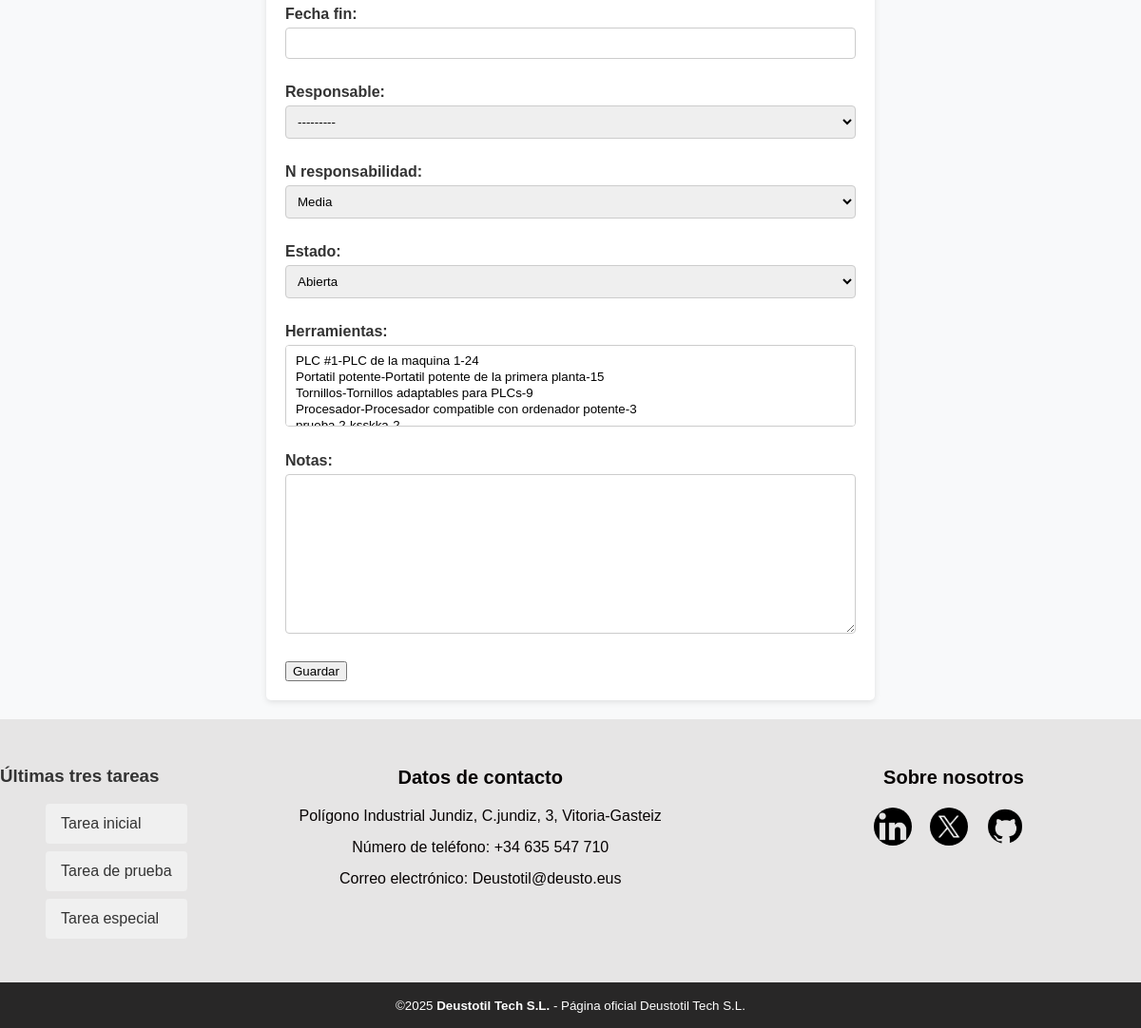
The page /AppDjango/tareas/crear/ (lower part) on the database as committed earlier.
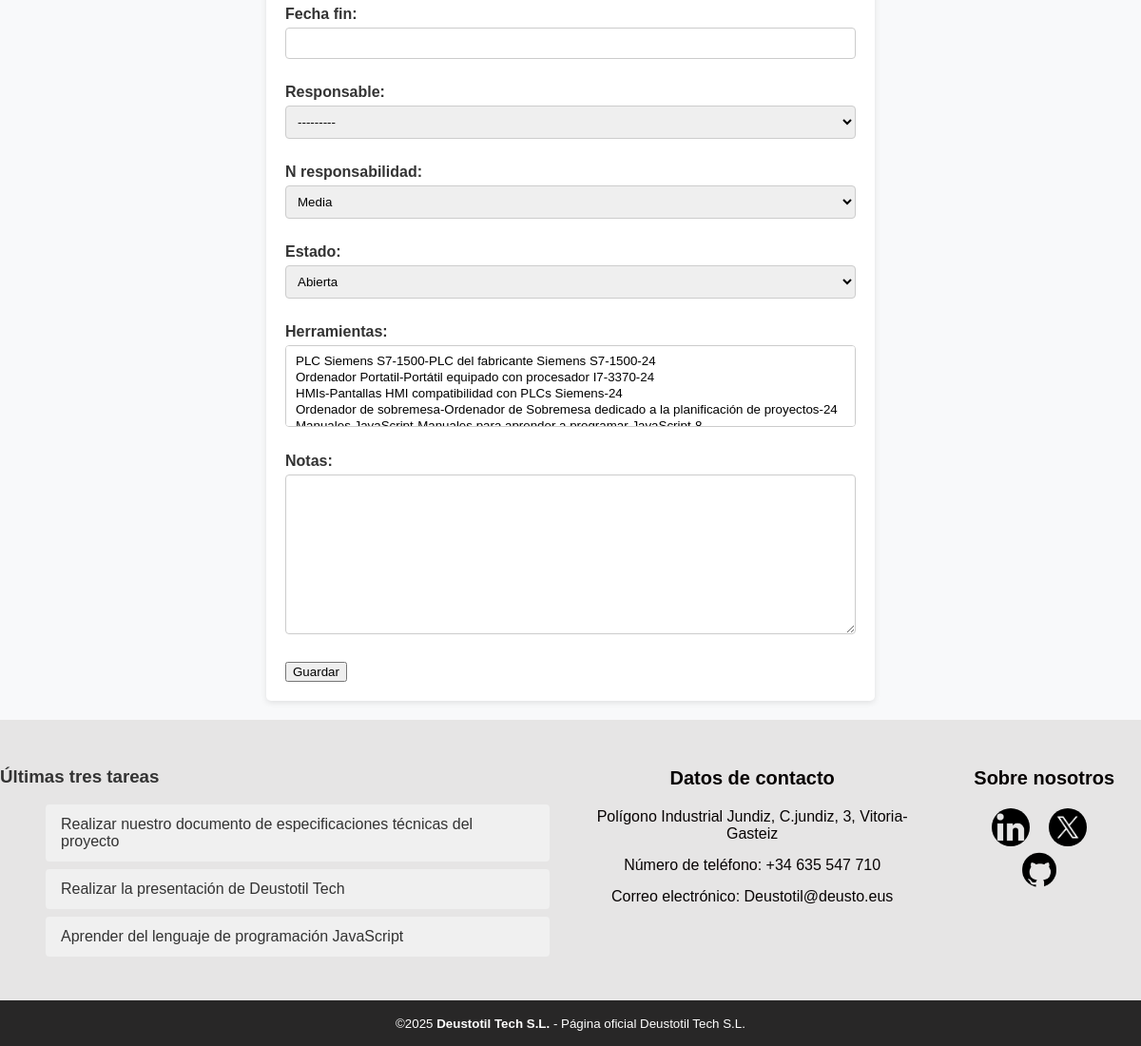
The same page on the database as committed later.
### AppDjango/models.py (models this page shows, shortened)
class Tarea(models.Model):
    Proyecto = models.ForeignKey(Proyecto, on_delete=models.CASCADE, related_name= "tareas")
    nombre = models.CharField(max_length=100)
    descripcion = models.CharField(max_length=500)
    fecha_inicio = models.DateTimeField("Fecha inicio")
    fecha_fin = models.DateTimeField("Fecha fin")
    responsable = models.ForeignKey(Empleado, on_delete=models.CASCADE, related_name= "tareas")
    n_responsabilidad = models.CharField(max_length=10,choices=PRIORIDAD_ELECCION, default='media')
    estado = models.CharField(max_length=20, choices=ESTADO_TAREA, default='abierta')
    herramientas =models.ManyToManyField(Herramienta, related_name="herramientas")
    notas = models.TextField(max_length=500)

### AppDjango/views.py (the view)
# urls.py: path('tareas/crear/', TareaCreateView.as_view(), name='crear-tarea'),
class TareaCreateView(CreateView):
    model = Tarea
    template_name = 'crear-tarea.html'
    form_class = TareaForm
    success_url = reverse_lazy('tareas')
    context_object_name = 'tarea'
    def get_context_data(self, **kwargs):
        context = super().get_context_data(**kwargs)
        context['ultimas_tareas'] = Tarea.objects.order_by('-id')[:3]
        return context

### AppDjango/forms.py
class TareaForm(forms.ModelForm):
    class Meta:
        model = Tarea
        fields = '__all__'

### AppDjango/models.py (called while the page is built)
    def __str__(self):
        return f"{self.dni}- {self.nombre}- {self.apellidos}- {self.email}- {self.telefono}"

    def __str__(self):
        return f"{self.nombre}- {self.descripcion}- {self.fecha_inicio}- {self.fecha_fin}- {self.presupuesto}- {self.cliente}"

    def __str__(self):
        return f"{self.nombre}-{self.descripcion}-{self.horas_disponibilidad}"

### AppDjango/templates/crear-tarea.html (shortened to what this page needs)
{%extends 'base.html'%}
{%block contenido%}
    <div class="formulario">
        <form action="{% url 'crear-tarea'%}" method="POST">
            {{form.as_p}}
            <button type="submit"> Guardar </button>
        </form>
    </div>
{%endblock %}
{% block footer_contenido %}
    <div class="ultimos-registros">
        <h3>Últimas tres tareas</h3>
        <ul>
            {% for tarea in ultimas_tareas %}
                <li>
                    <a href="{% url 'detalle_tarea' tarea.pk %}">{{ tarea.nombre }}</a>
                </li>
            {% empty %}
                <li>No existen tareas</li>
            {% endfor %}
        </ul>
    </div>
{% endblock %}

Rows that differ between the two databases and show on the page:
no longer on this page (row edited): Tarea: nombre "Tarea inicial"
removed Tarea: nombre "Tarea de prueba"
no longer on this page (row edited): Tarea: nombre "Tarea especial"
added Tarea: nombre "Realizar nuestro documento de especificaciones técnicas del proyecto"
added Tarea: nombre "Realizar la presentación de Deustotil Tech"
added Tarea: nombre "Aprender del lenguaje de programación JavaScript"
Other text that changed with them:
form field herramientas: "PLC #1-PLC de la maquina 1-24 / Portatil potente-Portatil potente de la primera planta-15 / Tornillos-Tornillos adaptables para PLCs-9 / Procesador-Procesador compatible con ordenador potente-3" → "PLC Siemens S7-1500-PLC del fabricante Siemens S7-1500-24 / Ordenador Portatil-Portátil equipado con procesador I7-3370-24 / HMIs-Pantallas HMI compatibilidad con PLCs Siemens-24 / Ordenador de sobremesa-Ordenador de Sobremesa dedicado a la planificación de proyectos-24"
